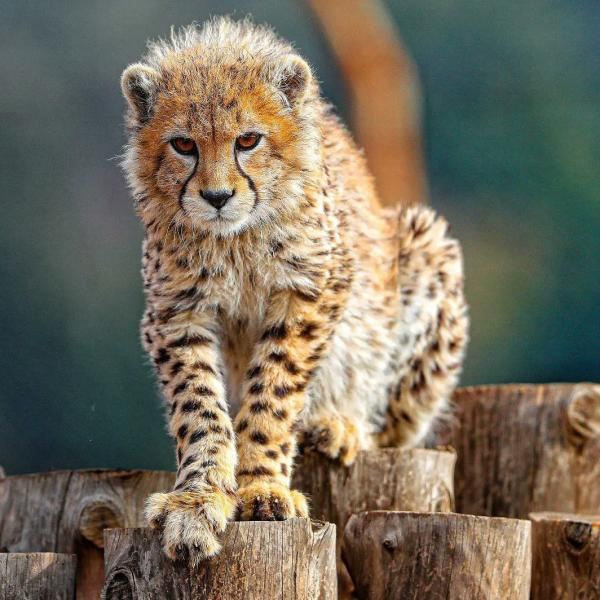
#> input picture codes/Ch14/Pirooz.jpeg, 600 x 600 px
$ jupyter execute Quantization.ipynb   (shell and % lines are left out)
#> lines starting #> are read from the running program, lines starting #| are printed output that depends on the picture
[cell 1]
from platform import python_version

print(python_version())

[cell 2]
# Authors: Robert Layton <robertlayton@gmail.com>
#          Olivier Grisel <olivier.grisel@ensta.org>
#          Mathieu Blondel <mathieu@mblondel.org>
#
# License: BSD 3 clause

import numpy as np
import matplotlib.pyplot as plt
from sklearn.cluster import KMeans
from sklearn.metrics import pairwise_distances_argmin
from sklearn.datasets import load_sample_image
from sklearn.utils import shuffle
from time import time
from skimage.io import imread

n_colors = 64

# Load the sample photo
#sampleimage = load_sample_image("china.jpg")
sampleimage = imread('Pirooz.jpeg')
#> sampleimage is the input picture: shape (600, 600, 3); mean R, G, B 118.1, 110.3, 93.8

# Convert to floats instead of the default 8 bits integer coding. Dividing by
# 255 is important so that plt.imshow behaves works well on float data (need to
# be in the range [0-1])
sampleimage = np.array(sampleimage, dtype=np.float64) / 255

# Load Image and transform to a 2D numpy array.
w, h, d = original_shape = tuple(sampleimage.shape)
#> w = 600; h = 600; d = 3; original_shape = (600, 600, 3)
assert d == 3
image_array = np.reshape(sampleimage, (w * h, d))

print("Fitting model on a small sub-sample of the data")
t0 = time()
image_array_sample = shuffle(image_array, random_state=0, n_samples=1_000)
#> image_array_sample = 1000 rows, first 8: [0.467, 0.361, 0.318], [0.725, 0.624, 0.533], [0.62, 0.573, 0.478], [0.675, 0.573, 0.443], [0.282, 0.18, 0.122], [0.706, 0.565, 0.275], [0.686, 0.592, 0.482], [0.667, 0.529, 0.412]


print(image_array_sample.dtype)
#| float64
print(n_colors)

kmeans = KMeans(n_clusters=n_colors, n_init="auto", random_state=0).fit(image_array_sample)
print(f"done in {time() - t0:0.3f}s.")

# Get labels for all points
print("Predicting color indices on the full image (k-means)")
t0 = time()
labels = kmeans.predict(image_array)
print(f"done in {time() - t0:0.3f}s.")


codebook_random = shuffle(image_array, random_state=0, n_samples=n_colors)
#> codebook_random = 64 rows, first 8: [0.467, 0.361, 0.318], [0.725, 0.624, 0.533], [0.62, 0.573, 0.478], [0.675, 0.573, 0.443], [0.282, 0.18, 0.122], [0.706, 0.565, 0.275], [0.686, 0.592, 0.482], [0.667, 0.529, 0.412]
print("Predicting color indices on the full image (random)")
t0 = time()
labels_random = pairwise_distances_argmin(codebook_random, image_array, axis=0)
print(f"done in {time() - t0:0.3f}s.")


def recreate_image(codebook, labels, w, h):
    """Recreate the (compressed) image from the code book & labels"""
#> called with codebook = array of shape (64, 3), labels = array of shape (360000,), w = 600, h = 600
    return codebook[labels].reshape(w, h, -1)


# Display all results, alongside original image
plt.figure(1)
plt.clf()
plt.axis("off")
plt.title("Original image (96,615 colors)")
plt.imshow(sampleimage)

plt.figure(2)
plt.clf()
plt.axis("off")
plt.title(f"Quantized image ({n_colors} colors, K-Means)")
plt.imshow(recreate_image(kmeans.cluster_centers_, labels, w, h))

plt.figure(3)
plt.clf()
plt.axis("off")
plt.title(f"Quantized image ({n_colors} colors)")
plt.imshow(recreate_image(codebook_random, labels_random, w, h))
#> call 2 of recreate_image, with codebook = array of shape (64, 3), labels = array of shape (360000,), w = 600, h = 600
#> in recreate_image (call 2), `return codebook[labels].reshape(w, h, -1)`:
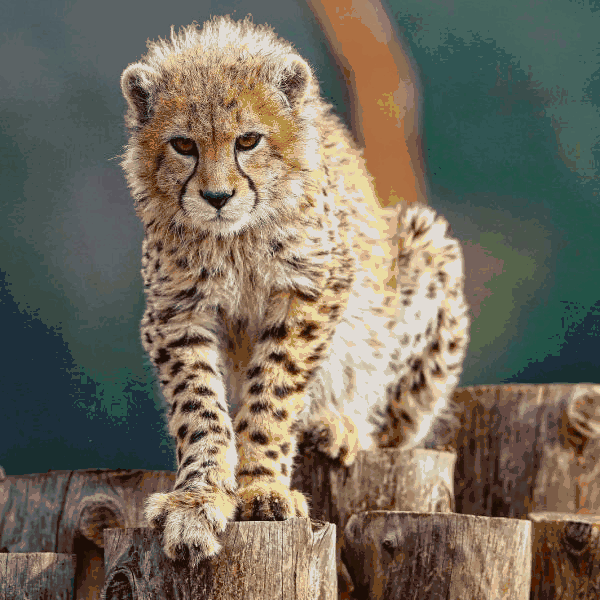
#> returned value: shape (600, 600, 3) float64; mean of channels 0, 1, 2 0.457, 0.427, 0.37; drawn as R, G, B
plt.show()
